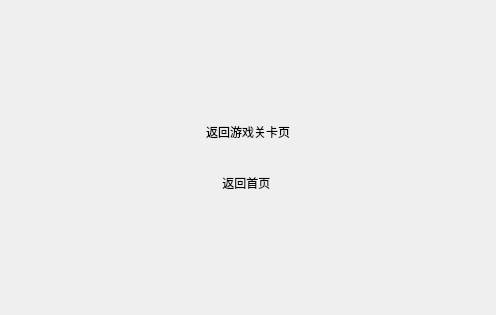
<?xml version="1.0" encoding="UTF-8"?>
<ui version="4.0">
 <class>Form</class>
 <widget class="QWidget" name="Form">
  <property name="geometry">
   <rect>
    <x>0</x>
    <y>0</y>
    <width>496</width>
    <height>315</height>
   </rect>
  </property>
  <property name="windowTitle">
   <string>Form</string>
  </property>
  <layout class="QVBoxLayout" name="verticalLayout">
   <item>
    <spacer name="verticalSpacer_2">
     <property name="orientation">
      <enum>Qt::Vertical</enum>
     </property>
     <property name="sizeHint" stdset="0">
      <size>
       <width>20</width>
       <height>40</height>
      </size>
     </property>
    </spacer>
   </item>
   <item>
    <spacer name="verticalSpacer_4">
     <property name="orientation">
      <enum>Qt::Vertical</enum>
     </property>
     <property name="sizeHint" stdset="0">
      <size>
       <width>20</width>
       <height>40</height>
      </size>
     </property>
    </spacer>
   </item>
   <item>
    <spacer name="verticalSpacer_6">
     <property name="orientation">
      <enum>Qt::Vertical</enum>
     </property>
     <property name="sizeHint" stdset="0">
      <size>
       <width>20</width>
       <height>40</height>
      </size>
     </property>
    </spacer>
   </item>
   <item>
    <spacer name="verticalSpacer_8">
     <property name="orientation">
      <enum>Qt::Vertical</enum>
     </property>
     <property name="sizeHint" stdset="0">
      <size>
       <width>20</width>
       <height>40</height>
      </size>
     </property>
    </spacer>
   </item>
   <item>
    <widget class="QLabel" name="label">
     <property name="styleSheet">
      <string notr="true">font: 30pt &quot;MF LiHei (Noncommercial)&quot;;</string>
     </property>
     <property name="text">
      <string>返回游戏关卡页</string>
     </property>
     <property name="alignment">
      <set>Qt::AlignCenter</set>
     </property>
    </widget>
   </item>
   <item>
    <spacer name="verticalSpacer_3">
     <property name="orientation">
      <enum>Qt::Vertical</enum>
     </property>
     <property name="sizeHint" stdset="0">
      <size>
       <width>20</width>
       <height>40</height>
      </size>
     </property>
    </spacer>
   </item>
   <item>
    <widget class="QLabel" name="label_2">
     <property name="styleSheet">
      <string notr="true">font: 24pt &quot;MF LiHei (Noncommercial)&quot;;</string>
     </property>
     <property name="text">
      <string>返回首页 </string>
     </property>
     <property name="alignment">
      <set>Qt::AlignCenter</set>
     </property>
    </widget>
   </item>
   <item>
    <spacer name="verticalSpacer_9">
     <property name="orientation">
      <enum>Qt::Vertical</enum>
     </property>
     <property name="sizeHint" stdset="0">
      <size>
       <width>20</width>
       <height>40</height>
      </size>
     </property>
    </spacer>
   </item>
   <item>
    <spacer name="verticalSpacer_7">
     <property name="orientation">
      <enum>Qt::Vertical</enum>
     </property>
     <property name="sizeHint" stdset="0">
      <size>
       <width>20</width>
       <height>40</height>
      </size>
     </property>
    </spacer>
   </item>
   <item>
    <spacer name="verticalSpacer_5">
     <property name="orientation">
      <enum>Qt::Vertical</enum>
     </property>
     <property name="sizeHint" stdset="0">
      <size>
       <width>20</width>
       <height>40</height>
      </size>
     </property>
    </spacer>
   </item>
   <item>
    <spacer name="verticalSpacer">
     <property name="orientation">
      <enum>Qt::Vertical</enum>
     </property>
     <property name="sizeHint" stdset="0">
      <size>
       <width>20</width>
       <height>40</height>
      </size>
     </property>
    </spacer>
   </item>
  </layout>
 </widget>
 <resources/>
 <connections/>
</ui>
